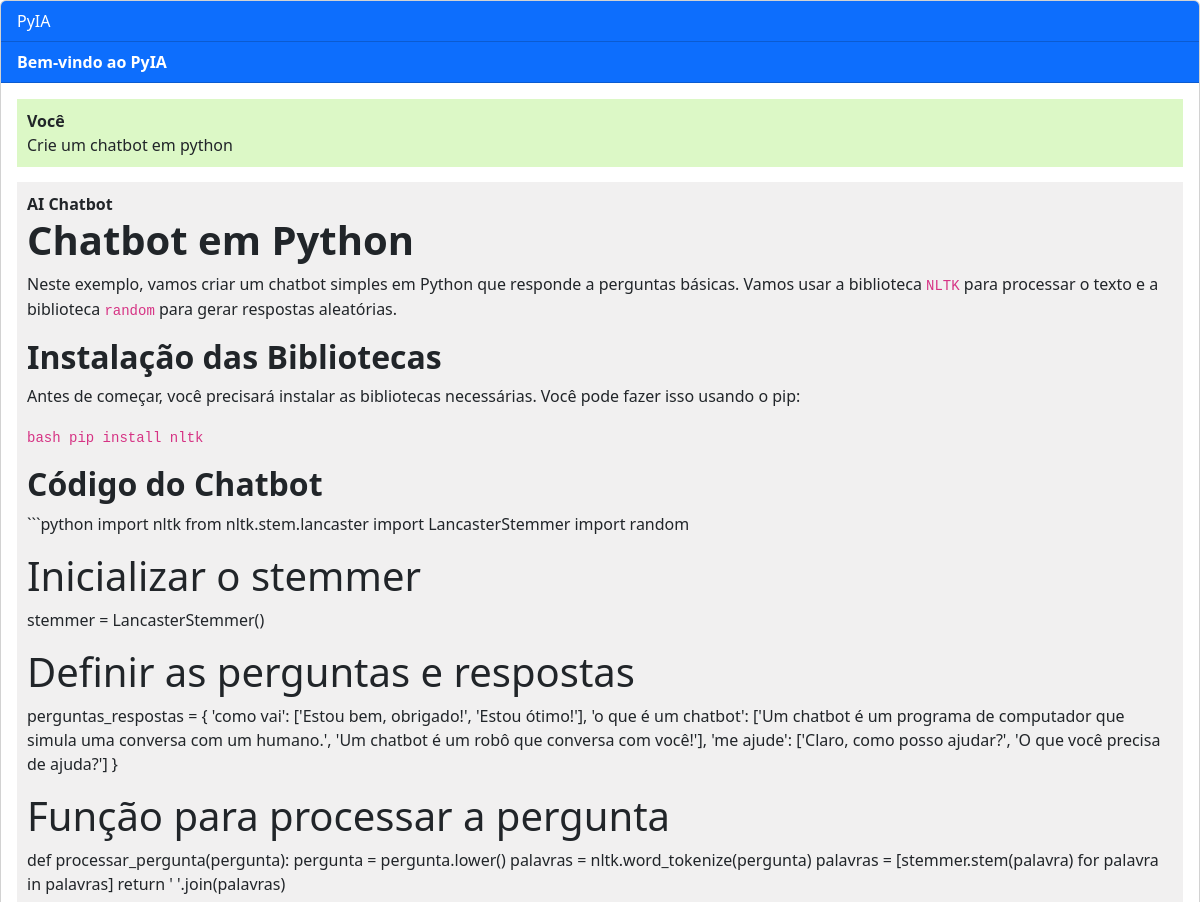
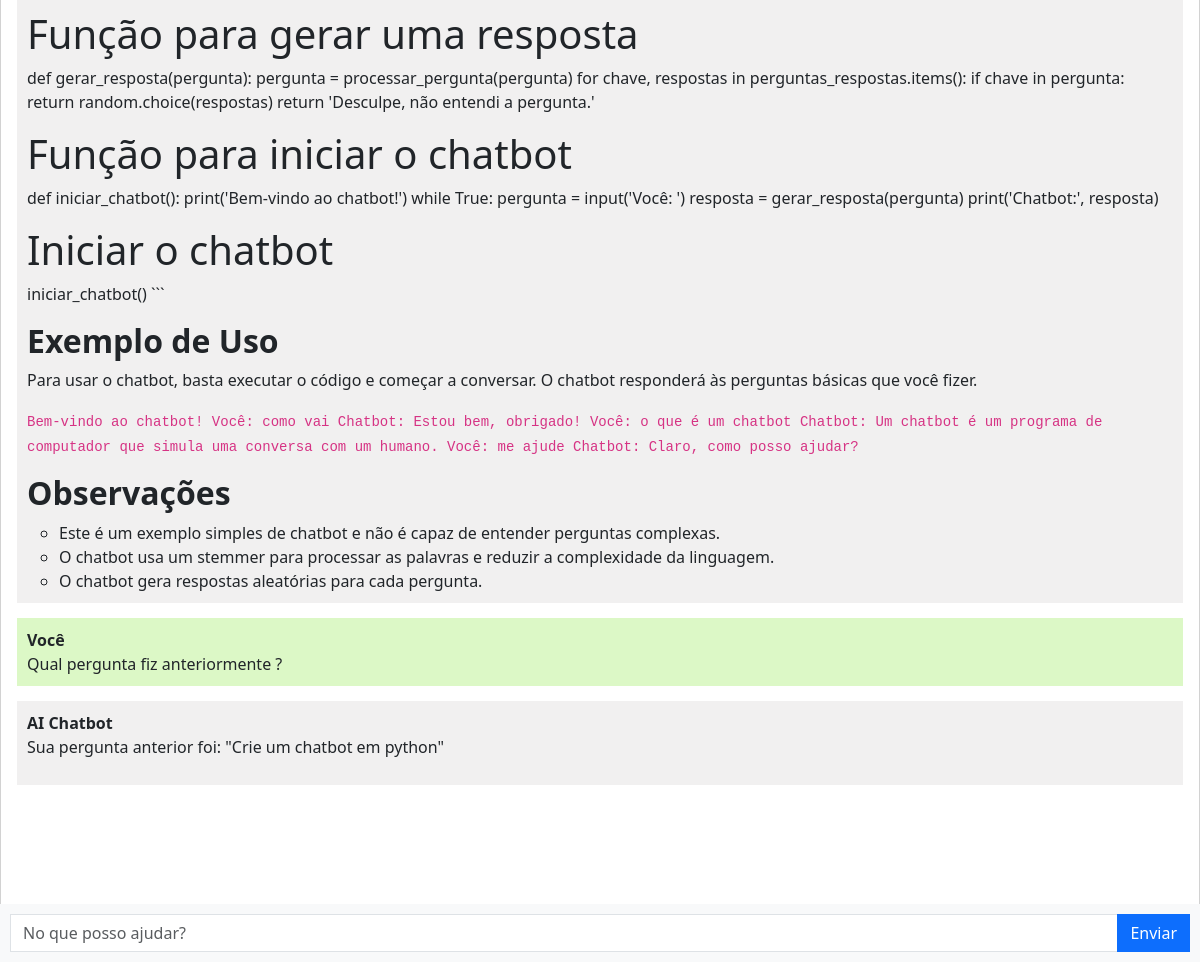
The page / on the database its author committed (2 pictures, top to bottom).
### chatbot/models.py (models this page shows, shortened)
class Chat(models.Model):
    message = models.TextField()
    response = models.TextField()
    created_at = models.DateTimeField(auto_now_add=True)

### chatbot/views.py (the view, shortened to what this page needs)
# urls.py: path('', views.chatbot, name="chatbot") # type: ignore
def chatbot(request):
        chats = Chat.objects.all()
        return render(request, 'chatbot.html', {'chats': chats})

### core/templates/chatbot.html (shortened to what this page needs)
{% extends 'base.html' %}
{% block content %}
<div class="chat-container">
  <div class="card flex-grow-1">
    <div class="card-header bg-primary text-white">PyIA</div>
    <div class="card-header bg-primary text-white"><b>Bem-vindo ao PyIA</b></div>
    <div class="card-body messages-box">
      <ul class="list-unstyled messages-list">
        {% for chat in chats %}
          <li class="message sent">
            <div class="message-text">
              <div class="message-sender">
                <b>Você</b>
              </div>
              <div class="message-content">
                {{chat.message}}
              </div>
            </div>
          </li>
          <li class="message received">
            <div class="message-text">
              <div class="message-sender">
                <b>AI Chatbot</b>
              </div>
              <div class="markdown-content">
                {{chat.response|safe}}
              </div>
            </div>
          </li>
        {% endfor %}
      </ul>
    </div>
    <br><br>
    <br><br>
    <br><br>
  </div>
  <form class="message-form">
    <div class="input-group">
      <input type="text" class="form-control message-input" placeholder="No que posso ajudar?">
      <div class="input-group-append">
        <button type="submit" class="btn btn-primary btn-send">Enviar</button>
      </div>
    </div>
  </form>
</div>
{% endblock %}

### core/templates/base.html (shortened to what this page needs)
<!DOCTYPE html>
<html lang="pt-br">
  <head>
    <link href="https://cdn.jsdelivr.net/npm/bootstrap@5.3.3/dist/css/bootstrap.min.css" rel="stylesheet">
  </head>
  <body>
    {% block content %}
    {% endblock %}
  </body>
</html>

### core/templates/chatbot.html (style rules this page uses)
body, html { height: 100%; }
.messages-box { flex: 1; overflow-y: auto; }
.messages-list { padding-left: 0; }
.message { margin-bottom: 15px; list-style: none; }
.message-text { padding: 10px; border-radius: 5px; }
.sent { background-color: #dcf8c6; align-self: flex-end; }
.received { background-color: #f1f0f0; align-self: flex-start; }
.message-form { display: flex; position: fixed; bottom: 0; left: 0; right: 0; padding: 10px; background-color: #f8f9fa; }
.message-input { flex: 1; border-radius: 0; border-right: none; }
.btn-send { border-radius: 0; }
.chat-container { height: 100%; display: flex; flex-direction: column; }

### rows shown on the page
Chat: message "Crie um chatbot em python", response "Chatbot em Python Neste exemplo, vamos criar um chatbot simples em Python que responde a perguntas básicas. Vamos usar a biblioteca NLTK para processar o texto e a biblioteca random para gerar respostas aleatórias. Instalação das Bibliotecas Antes de começar, você precisará instalar as bibliotecas necessárias. Você pode fazer isso usando o pip: bash pip install nltk Código do Chatbot ```python import nltk from nltk.stem.lancaster import LancasterStemmer import random Inicializar o stemmer stemmer = LancasterStemmer() Definir as perguntas e respostas perguntas_respostas = { 'como vai': ['Estou bem, obrigado!', 'Estou ótimo!'], 'o que é um chatbot': ['Um chatbot é um programa de computador…"
Chat: message "Qual pergunta fiz anteriormente ?", response "Sua pergunta anterior foi: \"Crie um chatbot em python\""
